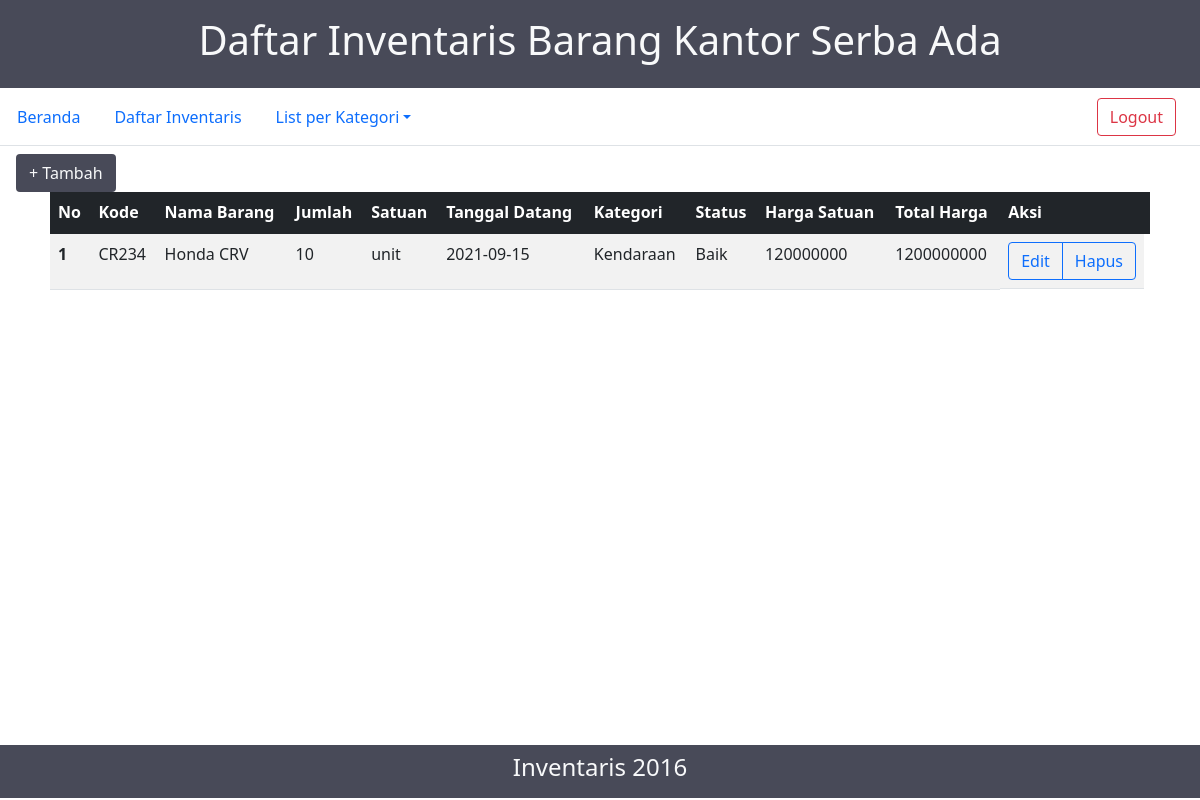
Screenshot of /responsi/session.php?halaman=kendaraan (signed in) with the database file from the repository.
### tables this page shows
CREATE TABLE `inventaris` (
  `kode_barang` varchar(10) NOT NULL,
  `id` int(3) NOT NULL,
  `nama_barang` varchar(30) NOT NULL,
  `jumlah` int(11) NOT NULL,
  `satuan` varchar(15) NOT NULL,
  `tgl_datang` date NOT NULL,
  `kategori` varchar(20) NOT NULL,
  `status_barang` varchar(20) NOT NULL,
  `harga` int(20) NOT NULL
);

### responsi/kendaraan.php (the view)
<?php
    include "connection.php";
    $query = "SELECT * FROM inventaris WHERE kategori = 'kendaraan'";
    $execute = mysqli_query($connect,$query);
?>
<div class="" style="width: 100vw;">
<table class="table table-striped mx-auto" style="max-width: 1100px;">
  <thead class="table-dark">
    <tr>
      <th scope="col">No</th>
      <th scope="col">Kode</th>
      <th scope="col">Nama Barang</th>
      <th scope="col">Jumlah</th>
      <th scope="col">Satuan</th>
      <th scope="col">Tanggal Datang</th>
      <th scope="col">Kategori</th>
      <th scope="col">Status</th>
      <th scope="col">Harga Satuan</th>
      <th scope="col">Total Harga</th>
      <th scope="col">Aksi</th>
    </tr>
  </thead>
  <tbody>
    <?php
        $i = 1;
        while($row = mysqli_fetch_object($execute)){
    ?>
    <tr>
      <th scope="row"><?=$i?></th>
      <td><?=$row->kode_barang?></td>
      <td><?=$row->nama_barang?></td>
      <td><?=$row->jumlah?></td>
      <td><?=$row->satuan?></td>
      <td><?=$row->tgl_datang?></td>
      <td><?=$row->kategori?></td>
      <td><?=$row->status_barang?></td>
      <td><?=$row->harga?></td>
      <td><?=$row->harga * $row->jumlah?></td>
      <td class="btn-group" role="group" aria-label="Basic outlined example">
        <button type="button" class="btn btn-outline-primary">Edit</button>
        <button type="button" class="btn btn-outline-primary">Hapus</button>
      </td>
    </tr>
    <?php
        $i++;
        }
    ?>
  </tbody>
</table>
</div>

### rows the page displays
inventaris: kode_barang "CR234", nama_barang "Honda CRV", jumlah "10", satuan "unit", tgl_datang "2021-09-15", kategori "Kendaraan", status_barang "Baik", harga "120000000", $row->harga * $row->jumlah "1200000000"
